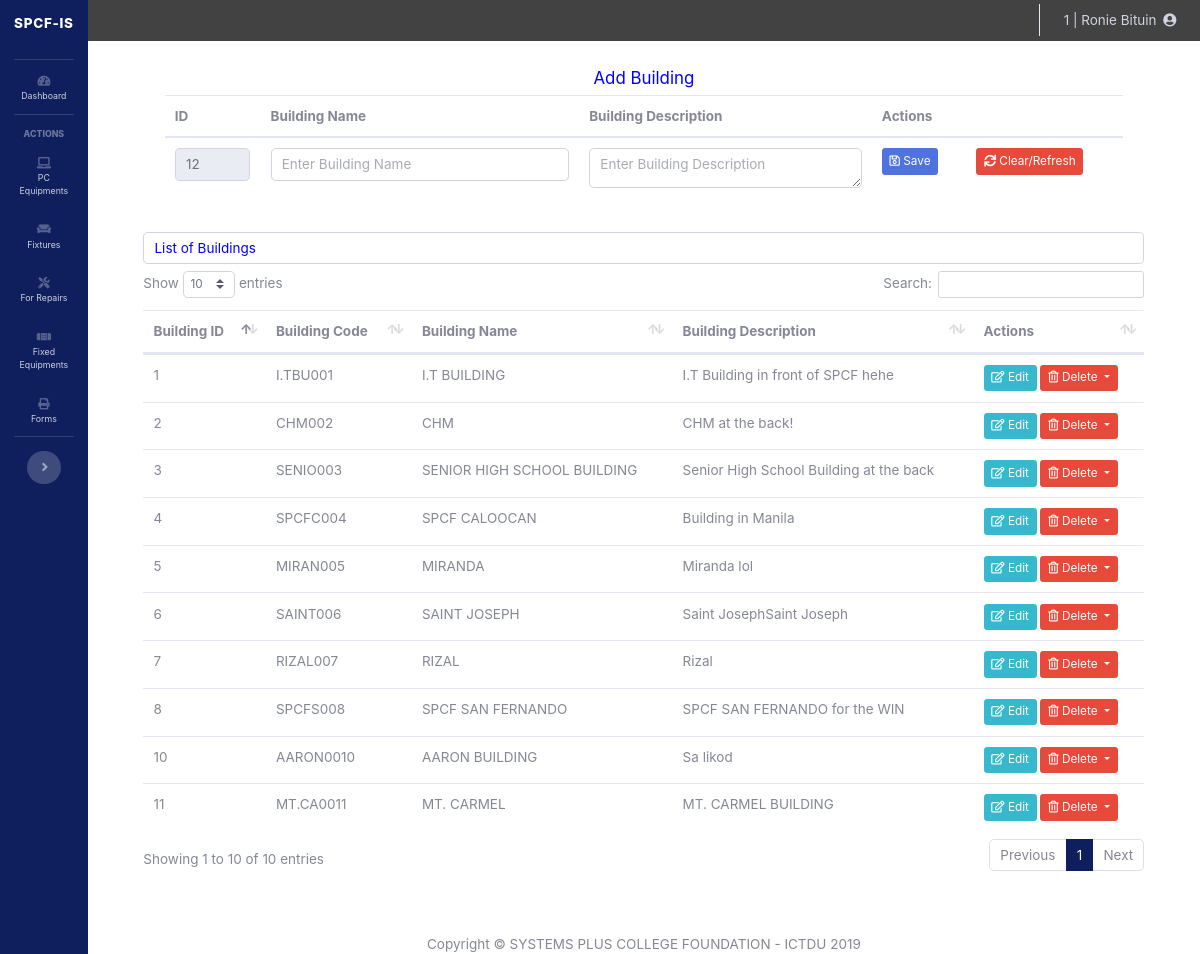
Page /lab_assistant/building.php (signed in) on the committed database.
### tables this page shows
CREATE TABLE `building` (
  `building_id` int(11) NOT NULL,
  `building_name` varchar(128) NOT NULL,
  `building_code` varchar(32) NOT NULL,
  `building_description` text NOT NULL,
  `added_by` varchar(128) NOT NULL
);

### lab_assistant/process_building.php (called while the page is built, shortened)
<?php
	$update_building = false;
	$building_name = '';
?>

### lab_assistant/building.php (the view, shortened to what this page needs)
<?php
require_once 'process_building.php';
include('sidebar.php');
?>
<!DOCTYPE html>
<html>
<head>
	<link href="../vendor/datatables/dataTables.bootstrap4.min.css" rel="stylesheet">
</head>
<body id="page-top">
  <div id="wrapper" style="width: 100% !important;">
    <div id="content-wrapper" class="d-flex flex-column">
        <div id="content">
	<?php
	$result = mysqli_query($mysqli, "SELECT * FROM building");
	$fetchid =0;
	while ($res = mysqli_fetch_array($result)) {
	$fetchid = $res['building_id'];
}
	include('topbar.php');
?>
<div class="container-fluid">
	<?php
		$mysqli = new mysqli($host,$username,$password,$database) or die(mysql_error($mysqli));
		$result = $mysqli->query('SELECT * FROM building') or die ($mysqli->error);
	?>
	<div class="row justify-content-center">
	<form action="process_building.php" method="POST">
	<h2><?php
		if($update_building==true){
			echo "<h4>Edit ".$building_name." Building</h4>";
		}
		else{
			echo "<h5 style='color: blue;'><center>Add Building</centr></h5>";
		}
		?>
	</h2>
	<table class='table'>
		<thead>
			<tr>
					<th width="10%">ID</th>
					<th>Building Name</th>
					<th>Building Description</th>
					<th colspan="2">Actions </th>
			</tr>
					<td><input type="text" name="building_id" class="form-control" value='<?php if(isset($_GET['edit'])){echo $building_id;}else echo ++$fetchid;?>' readonly></td>
					<td><input type="text" id="nameBuilding" name="building_name" class="form-control" placeholder="Enter Building Name" value="<?php echo $building_name?>" required></td>
					<td><textarea style="min-height: 40px; height: 40px;" type="text" class="form-control" name="building_description" class="form-control" placeholder="Enter Building Description" value="" required><?php echo $building_description ?></textarea></td>
					<td><?php
							if($update_building==true):
							?>
							<button type="submit" class="btn btn-primary btn-sm" name="update">Update</button>
					<?php
						else:
						?>
					<button type="submit" class="btn btn-primary btn-sm" name="save"><i class="far fa-save"></i> Save</button>
					<?php endif;?></td>
					<td><a href="building.php" id="refresh" class='btn btn-danger btn-sm'><i class="fas as fa-sync"></i> Clear/Refresh</a></th></td>
		</thead>
	</table>
	</form>
	</div>
	<br/>
	<h5 style='color: blue;' class="form-control">List of Buildings</h4>
	<table class="table" id="dataTable" width="100%" cellspacing="0">
			<thead>
				<tr>
					<th>Building ID</th>
					<th>Building Code</th>
					<th>Building Name</th>
					<th>Building Description</th>
					<th>Actions</th>
				</tr>
			</thead>
		<tbody>
			<?php while($row=$result->fetch_assoc()){ ?>
			<tr>
				<td><?php echo $row['building_id']; ?></td>
				<td><?php echo $row['building_code']; ?></td>
				<td><?php echo $row['building_name']; ?></td>
				<td><?php echo $row['building_description']; ?></td>
				<td>
					<a href="building.php?edit=<?php echo $row['building_id']; ?>" class="btn btn-info btn-sm"><i class="far fa-edit"></i> Edit</a>
					<button class="btn btn-danger btn-secondary dropdown-toggle btn-sm" type="button" id="dropdownMenuButton" data-toggle="dropdown" aria-haspopup="true" aria-expanded="false">
						<i class="far fa-trash-alt"></i> Delete
					</button>
				</td>
			</tr>
		<?php } ?>
		</tbody>
	</table>
	<br/>
	<?php
	include('footer.php');
?>

### lab_assistant/sidebar.php (style rules this page uses)
html { font-family: 'Roboto Condensed', sans-serif !important; font-size: 13.5px; }
.container-fluid { background-color: white; padding-left: 5% !important; padding-right: 5% !important; }
#content-wrapper { background-color: white !important; }
::placeholder { opacity: 0.7 !important; }

### rows in the picture
building: building_id "1", building_code "I.TBU001", building_name "I.T BUILDING", building_description "I.T Building in front of SPCF hehe"
building: building_id "2", building_code "CHM002", building_name "CHM", building_description "CHM at the back!"
building: building_id "3", building_code "SENIO003", building_name "SENIOR HIGH SCHOOL BUILDING", building_description "Senior High School Building at the back"
building: building_id "4", building_code "SPCFC004", building_name "SPCF CALOOCAN", building_description "Building in Manila"
building: building_id "5", building_code "MIRAN005", building_name "MIRANDA", building_description "Miranda lol"
building: building_id "6", building_code "SAINT006", building_name "SAINT JOSEPH", building_description "Saint JosephSaint Joseph"
building: building_id "7", building_code "RIZAL007", building_name "RIZAL", building_description "Rizal"
building: building_id "8", building_code "SPCFS008", building_name "SPCF SAN FERNANDO", building_description "SPCF SAN FERNANDO for the WIN"
building: building_id "10", building_code "AARON0010", building_name "AARON BUILDING", building_description "Sa likod"
building: building_id "11", building_code "MT.CA0011", building_name "MT. CARMEL", building_description "MT. CARMEL BUILDING"

### other values in the picture
$_SESSION['account_id'] "1"
$_SESSION['username'] "Ronie Bituin"
